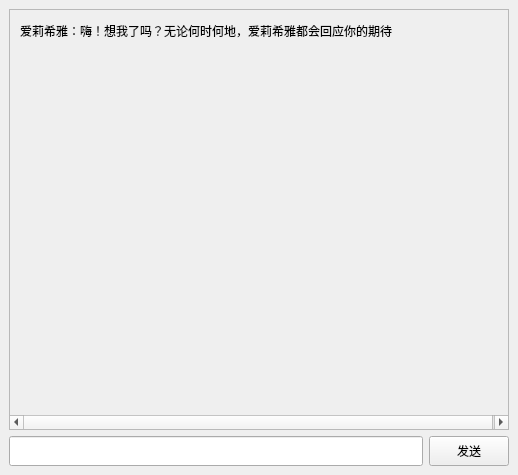
<?xml version="1.0" encoding="UTF-8"?>
<ui version="4.0">
 <class>MainWindow</class>
 <widget class="QMainWindow" name="MainWindow">
  <property name="geometry">
   <rect>
    <x>0</x>
    <y>0</y>
    <width>514</width>
    <height>475</height>
   </rect>
  </property>
  <property name="windowTitle">
   <string>MainWindow</string>
  </property>
  <widget class="QWidget" name="centralwidget">
   <layout class="QVBoxLayout" name="verticalLayout">
    <item>
     <widget class="QScrollArea" name="scrollArea">
      <property name="minimumSize">
       <size>
        <width>500</width>
        <height>400</height>
       </size>
      </property>
      <property name="widgetResizable">
       <bool>true</bool>
      </property>
      <widget class="QWidget" name="dialog">
       <property name="geometry">
        <rect>
         <x>0</x>
         <y>0</y>
         <width>500</width>
         <height>403</height>
        </rect>
       </property>
       <property name="minimumSize">
        <size>
         <width>500</width>
         <height>400</height>
        </size>
       </property>
       <property name="maximumSize">
        <size>
         <width>500</width>
         <height>16777215</height>
        </size>
       </property>
       <widget class="QLabel" name="label_hello">
        <property name="geometry">
         <rect>
          <x>10</x>
          <y>10</y>
          <width>441</width>
          <height>22</height>
         </rect>
        </property>
        <property name="text">
         <string>爱莉希雅：嗨！想我了吗？无论何时何地，爱莉希雅都会回应你的期待</string>
        </property>
       </widget>
      </widget>
     </widget>
    </item>
    <item>
     <layout class="QHBoxLayout" name="horizontalLayout">
      <item>
       <widget class="QLineEdit" name="lineEdit">
        <property name="minimumSize">
         <size>
          <width>200</width>
          <height>30</height>
         </size>
        </property>
        <property name="maximumSize">
         <size>
          <width>16777215</width>
          <height>30</height>
         </size>
        </property>
       </widget>
      </item>
      <item>
       <widget class="QPushButton" name="pbtn_send">
        <property name="minimumSize">
         <size>
          <width>80</width>
          <height>30</height>
         </size>
        </property>
        <property name="maximumSize">
         <size>
          <width>80</width>
          <height>30</height>
         </size>
        </property>
        <property name="text">
         <string>发送</string>
        </property>
       </widget>
      </item>
     </layout>
    </item>
   </layout>
  </widget>
 </widget>
 <resources/>
 <connections/>
</ui>
